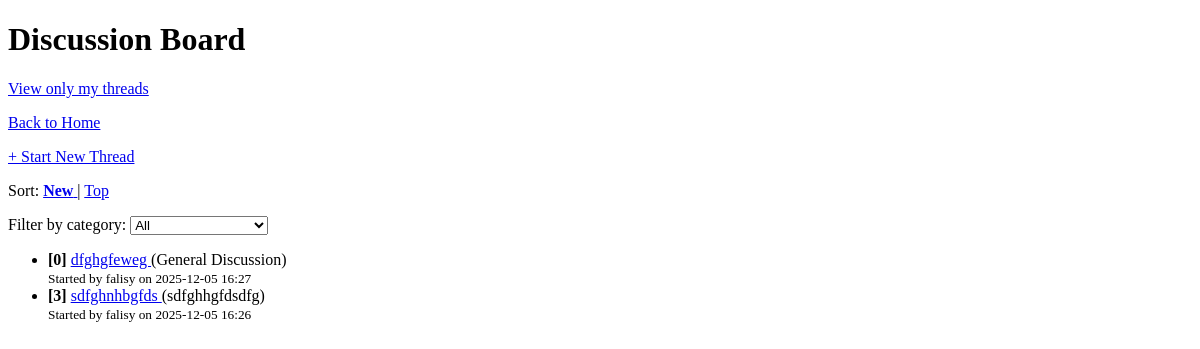
Page /forum (signed in) on the earlier database version.
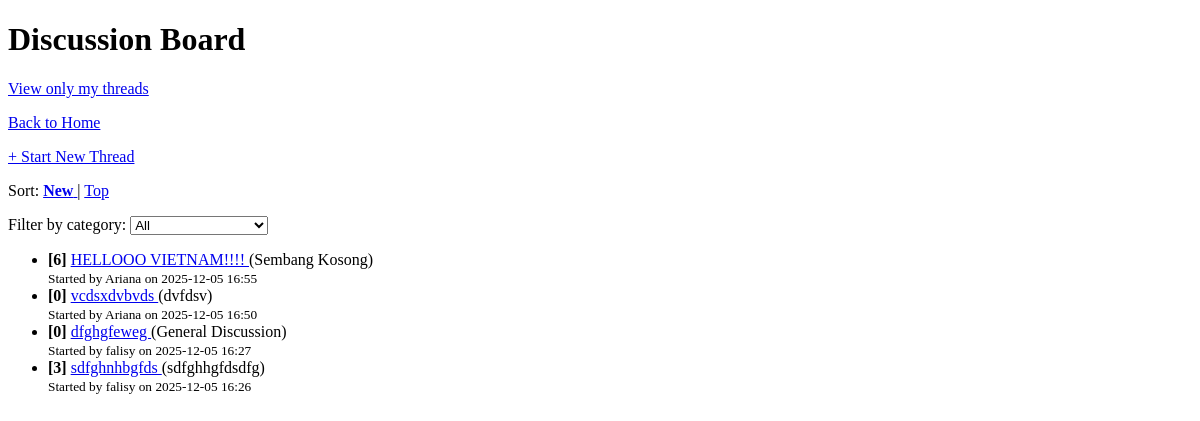
Same page on the later database version.
### main.py (models this page shows)
class Thread(db.Model):
    id = db.Column(db.Integer, primary_key=True)
    title = db.Column(db.String(150), nullable=False)
    body = db.Column(db.Text, nullable=True)
    category = db.Column(db.String(50))
    creator_id = db.Column(db.Integer, db.ForeignKey('user.id'), nullable=False)
    created_at = db.Column(db.DateTime, default=datetime.utcnow)
    score = db.Column(db.Integer, default=0)
    creator = db.relationship('User', backref='threads')

class User(db.Model, UserMixin):
    id = db.Column(db.Integer, primary_key=True)
    username = db.Column(db.String(20), nullable=False, unique=True)
    email = db.Column(db.String(20), nullable=False, unique=True)
    password = db.Column(db.String(80), nullable=False)
    role = db.Column(db.String(10), nullable=False)  # 'student' or 'mentor'

### main.py (the view)
@app.route('/forum')
@login_required
def forum():
    selected_category = request.args.get('category', 'All')
    sort = request.args.get('sort', 'new')
    query = Thread.query
    if selected_category == 'All':
        pass
    elif selected_category == 'Other':
        query = query.filter(Thread.category.notin_(BASE_THREAD_CATEGORIES))
    else:
        query = query.filter_by(category=selected_category)
    if sort == 'top':
        query = query.order_by(Thread.score.desc(), Thread.created_at.desc())
    else:  # 'new'
        query = query.order_by(Thread.created_at.desc())
    threads = query.all()
    return render_template(
        'forum.html',
        threads=threads,
        selected_category=selected_category,
        sort=sort,
        mine=False
    )

### main.py (called while the page is built)
@login_manager.user_loader
def load_user(user_id):
    return User.query.get(int(user_id))

### templates/forum.html (shortened to what this page needs)
<!DOCTYPE html>
<html lang="en">
<head>
</head>
<body>
    {% if mine %}
        <h1>My Discussion Threads</h1>
        <p><a href="{{ url_for('forum') }}">View all threads</a></p>
    {% else %}
        <h1>Discussion Board</h1>
        <p><a href="{{ url_for('my_threads') }}">View only my threads</a></p>
    {% endif %}
    <p><a href="{{ url_for('home') }}">Back to Home</a></p>
    <p><a href="{{ url_for('create_thread') }}">+ Start New Thread</a></p>
    <p>
        Sort:
        <a href="{{ url_for('forum', category=selected_category, sort='new') }}">
            {% if sort == 'new' %}<strong>New</strong>{% else %}New{% endif %}
        </a> |
        <a href="{{ url_for('forum', category=selected_category, sort='top') }}">
            {% if sort == 'top' %}<strong>Top</strong>{% else %}Top{% endif %}
        </a>
    </p>
    <form method="get">
        <label for="category">Filter by category:</label>
        <select name="category" id="category" onchange="this.form.submit()">
            <option value="All" {% if selected_category == 'All' %}selected{% endif %}>All</option>
        </select>
    </form>
    {% if threads %}
        <ul>
            {% for thread in threads %}
                <li>
                    <strong>[{{ thread.score or 0 }}]</strong>
                    <a href="{{ url_for('thread_detail', thread_id=thread.id) }}">
                        {{ thread.title }}
                    </a>
                    {% if thread.category %}
                        ({{ thread.category }})
                    {% endif %}
                    <br>
                    <small>
                        Started by {{ thread.creator.username }}
                        on {{ thread.created_at.strftime('%Y-%m-%d %H:%M') }}
                    </small>
                </li>
            {% endfor %}
        </ul>
    {% else %}
        <p>No threads found.</p>
    {% endif %}
</body>
</html>

Differences in the rows shown:
added Thread: score "6", title "HELLOOO VIETNAM!!!!", category "Sembang Kosong", creator.username "Ariana", created_at "2025-12-05 16:55"
added Thread: score "0", title "vcdsxdvbvds", category "dvfdsv", creator.username "Ariana", created_at "2025-12-05 16:50"
